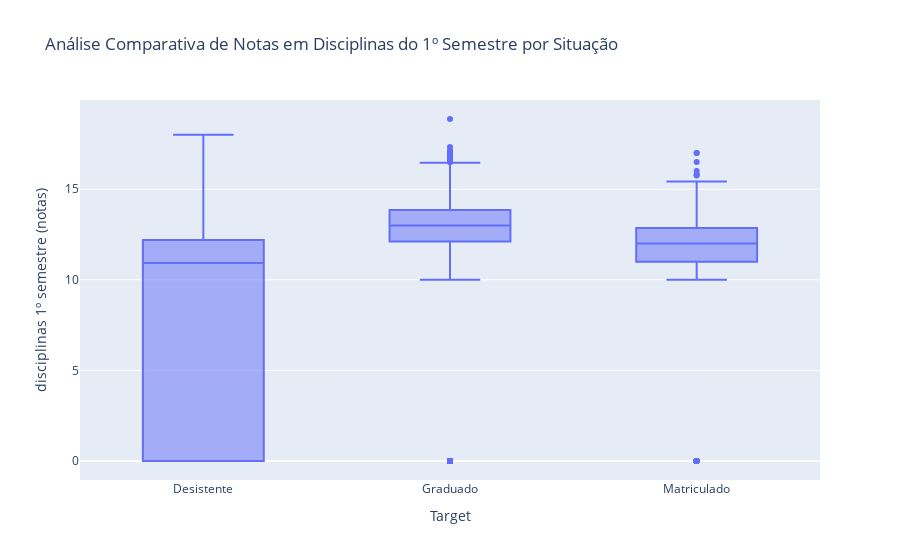

This figure's notebook cell:
### Markdown cell above
O gráfico "Distribuição de alunos por curso" ilustra a porcentagem de alunos em cada curso, categorizados em "Desistente", "Graduado" e "Matriculado". A análise desse gráfico permite identificar cursos com maiores taxas de evasão e sucesso, além de fornecer insights sobre o desempenho acadêmico dos alunos em diferentes áreas.

### **Observações:**

**Variabilidade entre cursos:** Existe uma grande variabilidade na distribuição das categorias entre os cursos. Alguns cursos, como Tecnologias de Produção de Biocombustíveis e Zootecnia, apresentam alta taxa de desistência, enquanto outros, como Serviço Social e Enfermage, têm maior proporção de graduados.

**Cursos com alta evasão:** Zootecnia, Tecnologias de Produção de Biocombustíveis e Engenharia da Computação apresentam os maiores índices de desistência, ultrapassando 50% dos alunos.

**Cursos com alto índice de graduação:** Serviço Social, Enfermagem Veterinária e Enfermagem se destacam com as maiores taxas de graduação, evidenciando um bom desempenho dos alunos nessas áreas.

**Importância da categoria "Matriculado":** A categoria "Matriculado" representa os alunos que ainda estão cursando e, portanto, seu status final (graduado ou desistente) ainda é incerto. É importante observar a progressão dessa categoria ao longo do tempo para entender a dinâmica de cada curso.

### **Possíveis conclusões:**

**Fatores específicos por curso:** As diferenças significativas entre os cursos sugerem que fatores específicos de cada área, como estrutura curricular, mercado de trabalho e perfil dos alunos, podem influenciar o desempenho acadêmico e a evasão.

**Necessidade de investigação:** É crucial investigar as causas da alta taxa de desistência, buscando entender as dificuldades enfrentadas pelos alunos e implementar medidas de apoio.

**Boas práticas:** Cursos com alta taxa de graduação podem servir como modelo para outros cursos, compartilhando boas práticas e estratégias pedagógicas que contribuem para o sucesso dos alunos.

### Code cell
boxplot_target = px.box(
    df_students,
    x="Target",
    y="disciplinas 1º semestre (notas)",
    title="Análise Comparativa de Notas em Disciplinas do 1º Semestre por Situação",
)

boxplot_target.show()

### Figure 1 — Plotly figure (JSON) as saved in the notebook; plotly's stock layout.template omitted (floating-point values rounded to 4 significant figures; data arrays with more than 128 entries replaced by an {"elided": "..."} marker saying what was removed)
{"data": [{"alignmentgroup": "True", "hovertemplate": "Target=%{x}<br>disciplinas 1º semestre (notas)=%{y}<extra></extra>", "legendgroup": "", "marker": {"color": "#636efa"}, "name": "", "notched": false, "offsetgroup": "", "orientation": "v", "showlegend": false, "type": "box", "x": {"elided": "4424 str values"}, "x0": " ", "xaxis": "x", "y": {"elided": "4424 float values"}, "y0": " ", "yaxis": "y"}], "layout": {"boxmode": "group", "legend": {"tracegroupgap": 0}, "title": {"text": "Análise Comparativa de Notas em Disciplinas do 1º Semestre por Situação"}, "xaxis": {"anchor": "y", "domain": [0, 1], "title": {"text": "Target"}}, "yaxis": {"anchor": "x", "domain": [0, 1], "title": {"text": "disciplinas 1º semestre (notas)"}}}}
